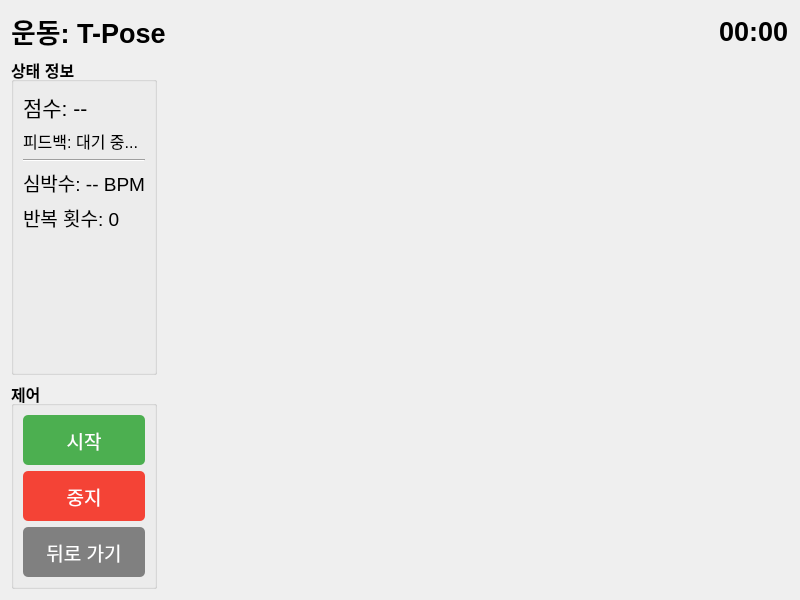
<?xml version="1.0" encoding="UTF-8"?>
<ui version="4.0">
 <class>WorkoutPage</class>
 <widget class="QWidget" name="WorkoutPage">
  <property name="geometry">
   <rect>
    <x>0</x>
    <y>0</y>
    <width>800</width>
    <height>600</height>
   </rect>
  </property>
  <property name="windowTitle">
   <string>운동 중</string>
  </property>
  <layout class="QVBoxLayout" name="verticalLayout_main">
   <item>
    <layout class="QHBoxLayout" name="horizontalLayout_header">
     <item>
      <widget class="QLabel" name="exerciseTitleLabel">
       <property name="text">
        <string>운동: T-Pose</string>
       </property>
       <property name="font">
        <font>
         <pointsize>20</pointsize>
         <weight>75</weight>
         <bold>true</bold>
        </font>
       </property>
      </widget>
     </item>
     <item>
      <spacer name="horizontalSpacer_header">
       <property name="orientation">
        <enum>Qt::Horizontal</enum>
       </property>
       <property name="sizeHint" stdset="0">
        <size>
         <width>40</width>
         <height>20</height>
        </size>
       </property>
      </spacer>
     </item>
     <item>
      <widget class="QLabel" name="timerLabel">
       <property name="text">
        <string>00:00</string>
       </property>
       <property name="font">
        <font>
         <pointsize>20</pointsize>
         <weight>75</weight>
         <bold>true</bold>
        </font>
       </property>
      </widget>
     </item>
    </layout>
   </item>
   <item>
    <layout class="QHBoxLayout" name="horizontalLayout_content">
     <item>
      <layout class="QVBoxLayout" name="verticalLayout_left">
       <item>
        <widget class="QGroupBox" name="statusGroupBox">
         <property name="title">
          <string>상태 정보</string>
         </property>
         <property name="font">
          <font>
           <pointsize>12</pointsize>
           <weight>75</weight>
           <bold>true</bold>
          </font>
         </property>
         <layout class="QVBoxLayout" name="verticalLayout_status">
          <item>
           <widget class="QLabel" name="scoreLabel">
            <property name="text">
             <string>점수: --</string>
            </property>
            <property name="font">
             <font>
              <pointsize>16</pointsize>
              <weight>50</weight>
              <bold>false</bold>
             </font>
            </property>
           </widget>
          </item>
          <item>
           <widget class="QLabel" name="feedbackLabel">
            <property name="text">
             <string>피드백: 대기 중...</string>
            </property>
            <property name="wordWrap">
             <bool>true</bool>
            </property>
            <property name="font">
             <font>
              <pointsize>12</pointsize>
              <weight>50</weight>
              <bold>false</bold>
             </font>
            </property>
           </widget>
          </item>
          <item>
           <widget class="Line" name="line">
            <property name="orientation">
             <enum>Qt::Horizontal</enum>
            </property>
           </widget>
          </item>
          <item>
           <widget class="QLabel" name="heartRateLabel">
            <property name="text">
             <string>심박수: -- BPM</string>
            </property>
            <property name="font">
             <font>
              <pointsize>14</pointsize>
              <weight>50</weight>
              <bold>false</bold>
             </font>
            </property>
           </widget>
          </item>
          <item>
           <widget class="QLabel" name="repCountLabel">
            <property name="text">
             <string>반복 횟수: 0</string>
            </property>
            <property name="font">
             <font>
              <pointsize>14</pointsize>
              <weight>50</weight>
              <bold>false</bold>
             </font>
            </property>
           </widget>
          </item>
          <item>
           <spacer name="verticalSpacer_status">
            <property name="orientation">
             <enum>Qt::Vertical</enum>
            </property>
            <property name="sizeHint" stdset="0">
             <size>
              <width>20</width>
              <height>40</height>
             </size>
            </property>
           </spacer>
          </item>
         </layout>
        </widget>
       </item>
       <item>
        <widget class="QGroupBox" name="controlGroupBox">
         <property name="title">
          <string>제어</string>
         </property>
         <property name="font">
          <font>
           <pointsize>12</pointsize>
           <weight>75</weight>
           <bold>true</bold>
          </font>
         </property>
         <layout class="QVBoxLayout" name="verticalLayout_control">
          <item>
           <widget class="QPushButton" name="startButton">
            <property name="minimumSize">
             <size>
              <width>0</width>
              <height>50</height>
             </size>
            </property>
            <property name="text">
             <string>시작</string>
            </property>
            <property name="font">
             <font>
              <pointsize>14</pointsize>
              <weight>50</weight>
              <bold>false</bold>
             </font>
            </property>
            <property name="styleSheet">
             <string notr="true">background-color: #4CAF50; color: white; border-radius: 5px;</string>
            </property>
           </widget>
          </item>
          <item>
           <widget class="QPushButton" name="stopButton">
            <property name="minimumSize">
             <size>
              <width>0</width>
              <height>50</height>
             </size>
            </property>
            <property name="text">
             <string>중지</string>
            </property>
            <property name="font">
             <font>
              <pointsize>14</pointsize>
              <weight>50</weight>
              <bold>false</bold>
             </font>
            </property>
            <property name="styleSheet">
             <string notr="true">background-color: #f44336; color: white; border-radius: 5px;</string>
            </property>
           </widget>
          </item>
          <item>
           <widget class="QPushButton" name="backButton">
            <property name="minimumSize">
             <size>
              <width>0</width>
              <height>50</height>
             </size>
            </property>
            <property name="text">
             <string>뒤로 가기</string>
            </property>
            <property name="font">
             <font>
              <pointsize>14</pointsize>
              <weight>50</weight>
              <bold>false</bold>
             </font>
            </property>
            <property name="styleSheet">
             <string notr="true">background-color: #808080; color: white; border-radius: 5px;</string>
            </property>
           </widget>
          </item>
         </layout>
        </widget>
       </item>
      </layout>
     </item>
     <item>
      <widget class="VideoFrameWidget" name="videoWidget">
       <property name="sizePolicy">
        <sizepolicy hsizetype="Expanding" vsizetype="Expanding">
         <horstretch>0</horstretch>
         <verstretch>0</verstretch>
        </sizepolicy>
       </property>
       <property name="minimumSize">
        <size>
         <width>400</width>
         <height>400</height>
        </size>
       </property>
      </widget>
     </item>
    </layout>
   </item>
  </layout>
 </widget>
 <customwidgets>
  <customwidget>
   <class>VideoFrameWidget</class>
   <extends>QLabel</extends>
   <header>videoframewidget.h</header>
  </customwidget>
 </customwidgets>
 <resources/>
 <connections/>
</ui>
